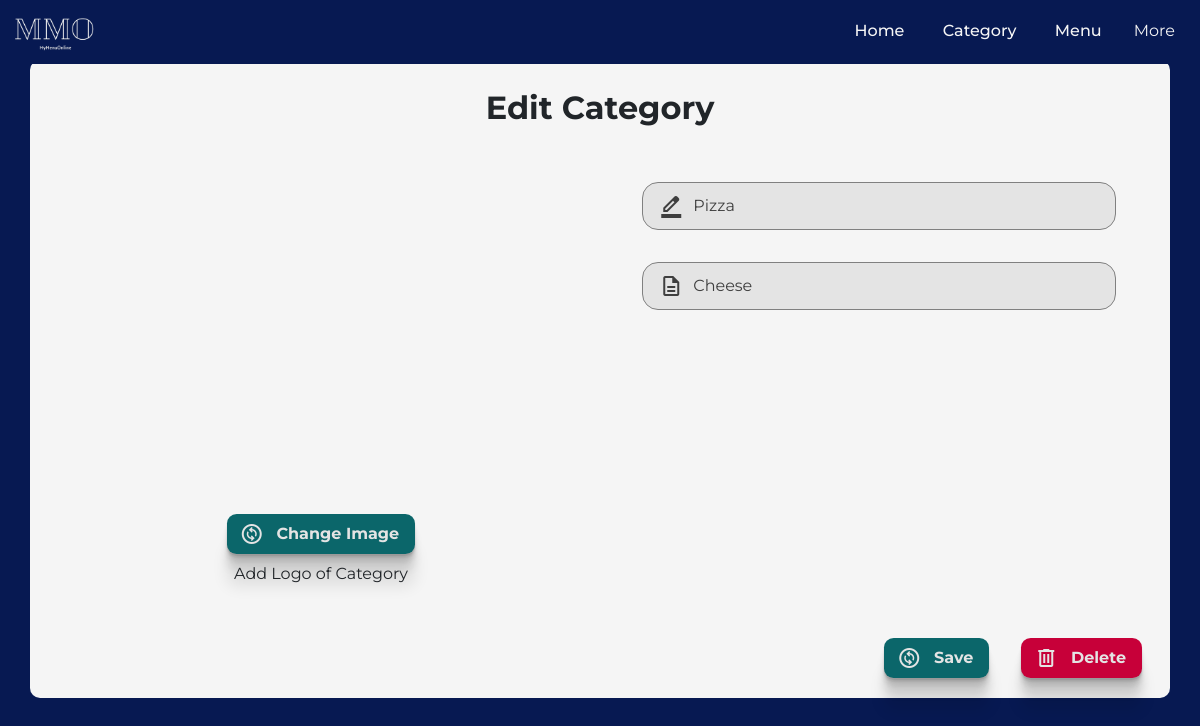
Before: /client/category/48/ (signed in) with the older database file.
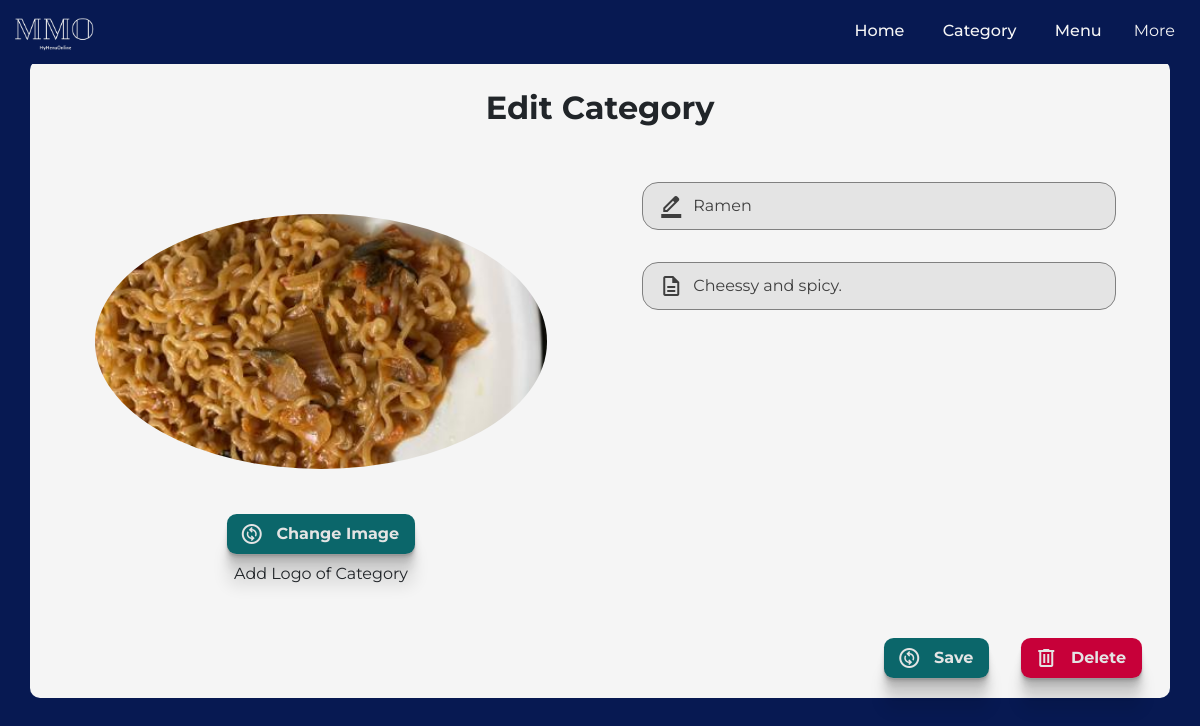
After: the same page with the newer database file.
### client/models.py (models this page shows, shortened)
class Header(models.Model):
    header_text = models.CharField(max_length=100)
    image = models.ImageField(upload_to='images', height_field=None, width_field=None, max_length=None, blank=True, null=True)
    menu = models.ForeignKey(Menu, on_delete=models.CASCADE, related_name='headers')
    description = models.CharField(max_length=50, blank= True, default="")

### client/views.py (the view, shortened to what this page needs)
# urls.py: path('category/<int:id>/', views.categoryEdit, name='category'),
@login_required
@menu_creation
def categoryEdit(request, id):
    header = Header.objects.get(id = id)
    if header.menu.user==request.user:
        return render(request, 'client/categoryEdit.html', {'header': header})
    else:
        return HttpResponse('you are forbidden to visit this page :(')

### client/views.py (called while the page is built)
def menu_creation(view_func, verification_url="/client/getstarted/"):
    @functools.wraps(view_func)
    def wrapper(request, *args, **kwargs):
        if Menu.objects.filter(user=request.user).exists():
            return view_func(request, *args, **kwargs)
        messages.info(request, "create menu first")
        print("create menu first")
        return redirect(verification_url)
    return wrapper

### templates/client/categoryEdit.html (shortened to what this page needs)
{% load static %}
<!DOCTYPE html>
<html lang="en">
  <head>
    <link rel="stylesheet" href="{% static 'css/styleAdmin.css' %}" />
    <link
      href="https://cdn.jsdelivr.net/npm/bootstrap@5.3.1/dist/css/bootstrap.min.css"
      rel="stylesheet"
    />
  </head>
  <body>
    {% include 'client/navBar.html' %}
    <form
    action=""
    method="POST"
    class="container"
    enctype="multipart/form-data"
    >
      <h2>Edit Category</h2>
      <div class="myleftright">
        <div  class="leftBlock">
          <div onclick="open_file1()" class="myImgForEdit">
            {% if header.image %}
            <img src="{{header.image.url}}" alt="">
            {% else %}
            <img src="{% static "images/sadfrog.jpg" %}" alt="">
            {% endif %}
          </div>
          <div onclick="open_file1()" id="" class="buttonBlockEditItem">
            <span class="material-symbols-outlined">change_circle</span>
            <p>Change Image</p>
          </div>
          <p id="fileName">Add Logo of Category</p>
        </div>
        <div class="rightBlock">
          <div class="inputArea">
            <span class="material-symbols-outlined"> border_color </span>
            <input
              type="text"
              placeholder="Category Name"
              name="categoryName"
              value="{{header.header_text}}"required
            />
          </div>
          <div class="inputArea">
            <span class="material-symbols-outlined"> description </span>
            <input
              type="text"
              placeholder="Description"
              name="description"
              size="10"
              value="{{header.description}}"
            />
          </div>
        </div>
      </div>
      <div class="buttonListEdit">
        <button type="submit"  id="saveChangeButton" class="buttonBlockEditItem" name="saveSubmit">
          <span class="material-symbols-outlined">change_circle</span>
          <p>Save</p>
        </button>
        <button onclick="deleteAction()" type="submit" id="deleteButton" class="buttonBlockEditItem" name="deleteSubmit">
          <span class="material-symbols-outlined">delete</span>
          <p>Delete</p>
        </button>
      </div>
    </form>
  </body>
</html>

Changed rows visible on the page:
changed Header: image: picture added; categoryName "Pizza" → "Ramen"; description "Cheese" → "Cheessy and spicy."
